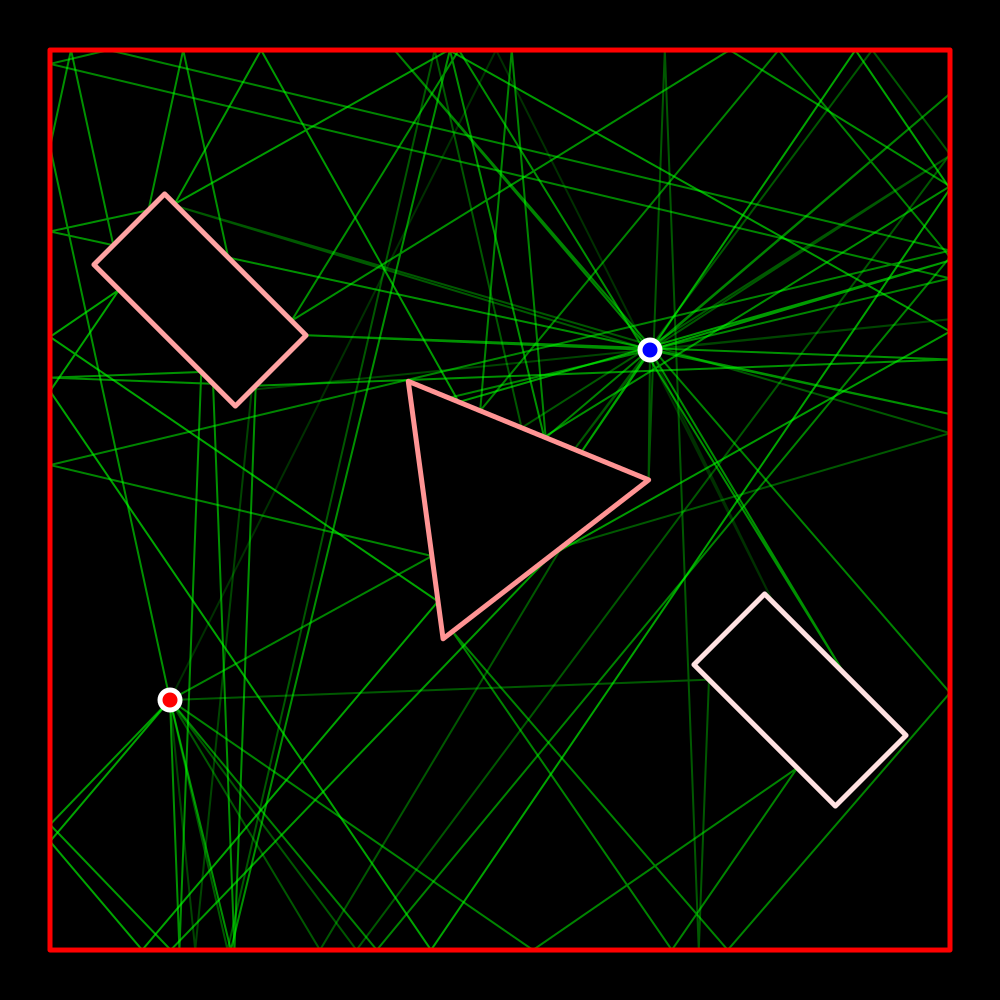

Recreate this plot in Python.
from math import tau, atan2
from itertools import pairwise
import cairo
import matplotlib.pyplot as plt
import numpy as np
from multipatprop import System, Multipath, Point, Segment


def render(system: System, multipath: Multipath, camera_position: Point, camera_zoom: float, ui_size: float, bins: int, red_factor: float) -> None:
    for interferer in system.interferers:
        interferer.hits = 0
    for path in multipath:
        for hit in path.hits:
            hit.hits += 1

    with cairo.ImageSurface(cairo.FORMAT_RGB24, 1000, 1000) as surface:
        context = cairo.Context(surface)
        context.scale(1000, 1000)
        context.fill()
        context.translate(0.5, 0.5)
        context.scale(1, -1)
        context.scale(camera_zoom, camera_zoom)
        context.translate(-camera_position.x, -camera_position.y)

        for path in multipath:
            for point in path:
                context.line_to(point.x, point.y)
            context.set_source_rgba(0, 1, 0, 1 - path.power)
            context.set_line_width(0.02 * ui_size)
            context.set_line_join(cairo.LINE_JOIN_ROUND)
            context.set_line_cap(cairo.LINE_CAP_ROUND)
            context.stroke()

        for interferer in system.interferers:
            for point in interferer.points:
                context.line_to(point.x, point.y)
            context.close_path()
            context.set_source_rgb(1, max(1 - interferer.hits / 100 * red_factor, 0), max(1 - interferer.hits / 100 * red_factor, 0))
            context.set_line_width(0.05 * ui_size)
            context.set_line_join(cairo.LINE_JOIN_ROUND)
            context.set_line_cap(cairo.LINE_CAP_ROUND)
            context.stroke()

        context.arc(system.transmitter.position.x, system.transmitter.position.y, 0.1, 0, tau)
        context.set_source_rgb(1, 0, 0)
        context.fill_preserve()
        context.set_source_rgb(1, 1, 1)
        context.set_line_width(0.05 * ui_size)
        context.set_line_join(cairo.LINE_JOIN_ROUND)
        context.set_line_cap(cairo.LINE_CAP_ROUND)
        context.stroke()

        context.arc(system.receiver.position.x, system.receiver.position.y, 0.1, 0, tau)
        context.set_source_rgb(0, 0, 1)
        context.fill_preserve()
        context.set_source_rgb(1, 1, 1)
        context.set_line_width(0.05 * ui_size)
        context.set_line_join(cairo.LINE_JOIN_ROUND)
        context.set_line_cap(cairo.LINE_CAP_ROUND)
        context.stroke()
        surface.write_to_png("render.png")

    fig, ax = plt.subplots()
    ax.hist([path.delay for path in multipath], weights=[path.power for path in multipath], bins=bins, rwidth=0.9)
    ax.set_xlabel("Time")
    ax.set_ylabel("Signal Energy")
    ax.set_title("Energy function of propagated waves")
    plt.show()
